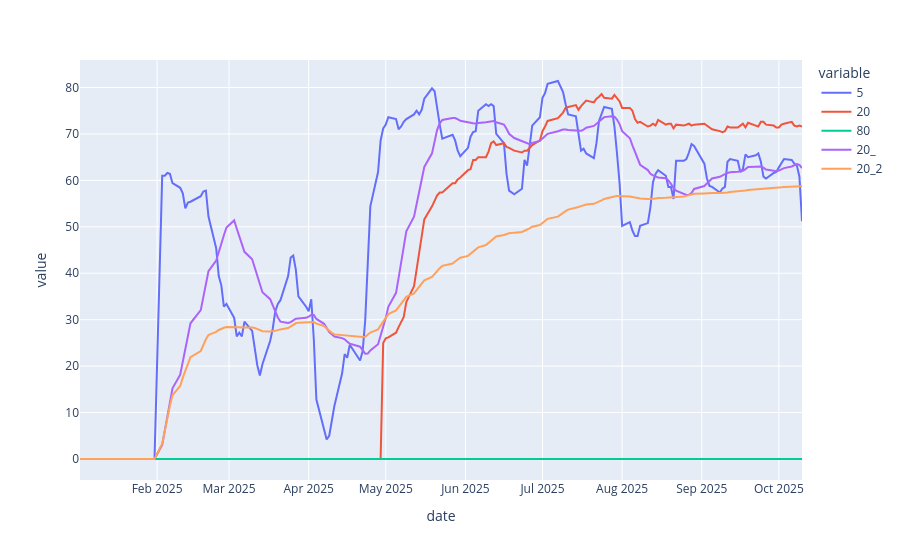

The notebook cell this image was saved under:
### Code cell
result.plot()

### Figure 1 — Plotly figure (JSON) as saved in the notebook; plotly's stock layout.template omitted (floating-point values rounded to 4 significant figures; data arrays with more than 128 entries replaced by an {"elided": "..."} marker saying what was removed)
{"data": [{"hovertemplate": "variable=5<br>date=%{x}<br>value=%{y}<extra></extra>", "legendgroup": "5", "line": {"color": "#636efa", "dash": "solid"}, "marker": {"symbol": "circle"}, "mode": "lines", "name": "5", "orientation": "v", "showlegend": true, "type": "scatter", "x": {"elided": "194 str values"}, "xaxis": "x", "y": {"elided": "194 float values"}, "yaxis": "y"}, {"hovertemplate": "variable=20<br>date=%{x}<br>value=%{y}<extra></extra>", "legendgroup": "20", "line": {"color": "#EF553B", "dash": "solid"}, "marker": {"symbol": "circle"}, "mode": "lines", "name": "20", "orientation": "v", "showlegend": true, "type": "scatter", "x": {"elided": "194 str values"}, "xaxis": "x", "y": {"elided": "194 float values"}, "yaxis": "y"}, {"hovertemplate": "variable=80<br>date=%{x}<br>value=%{y}<extra></extra>", "legendgroup": "80", "line": {"color": "#00cc96", "dash": "solid"}, "marker": {"symbol": "circle"}, "mode": "lines", "name": "80", "orientation": "v", "showlegend": true, "type": "scatter", "x": {"elided": "194 str values"}, "xaxis": "x", "y": {"elided": "194 int values"}, "yaxis": "y"}, {"hovertemplate": "variable=20_<br>date=%{x}<br>value=%{y}<extra></extra>", "legendgroup": "20_", "line": {"color": "#ab63fa", "dash": "solid"}, "marker": {"symbol": "circle"}, "mode": "lines", "name": "20_", "orientation": "v", "showlegend": true, "type": "scatter", "x": {"elided": "194 str values"}, "xaxis": "x", "y": {"elided": "194 float values"}, "yaxis": "y"}, {"hovertemplate": "variable=20_2<br>date=%{x}<br>value=%{y}<extra></extra>", "legendgroup": "20_2", "line": {"color": "#FFA15A", "dash": "solid"}, "marker": {"symbol": "circle"}, "mode": "lines", "name": "20_2", "orientation": "v", "showlegend": true, "type": "scatter", "x": {"elided": "194 str values"}, "xaxis": "x", "y": {"elided": "194 float values"}, "yaxis": "y"}], "layout": {"legend": {"title": {"text": "variable"}, "tracegroupgap": 0}, "margin": {"t": 60}, "xaxis": {"anchor": "y", "domain": [0, 1], "title": {"text": "date"}}, "yaxis": {"anchor": "x", "domain": [0, 1], "title": {"text": "value"}}}}
